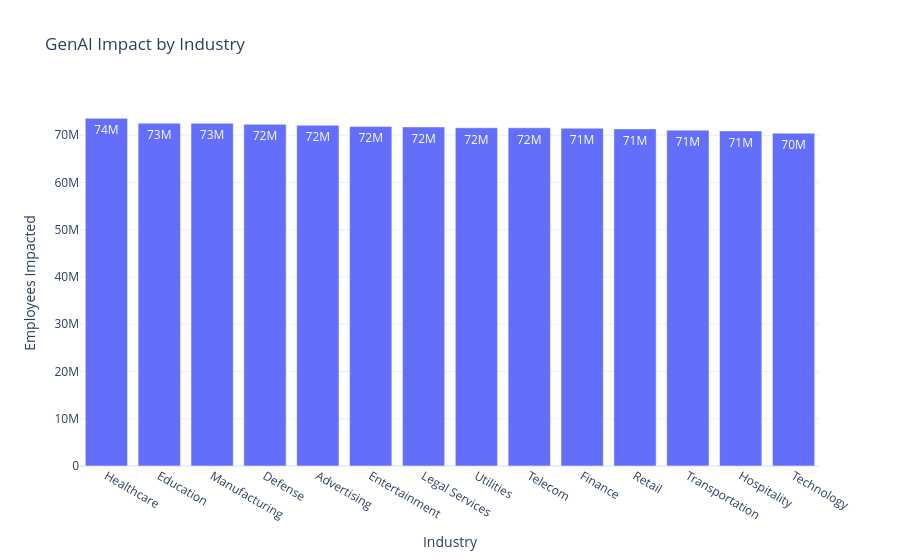

The cell this chart's notebook holds for it:
### Code cell
#GenAI Adoption by Industry

industry_adoption = (
    df.groupby("Industry")["Number of Employees Impacted"]
    .sum()
    .reset_index()
    .sort_values("Number of Employees Impacted", ascending=False)
)

fig1 = px.bar(
    industry_adoption,
    x="Industry",
    y="Number of Employees Impacted",
    title="GenAI Impact by Industry",
    text_auto=".2s"
)

fig1.update_layout(
    xaxis_title="Industry",
    yaxis_title="Employees Impacted",
    template="plotly_white"
)

fig1.show()

### Figure 1 — Plotly figure (JSON) as saved in the notebook; plotly's stock layout.template omitted (floating-point values rounded to 4 significant figures)
{"data": [{"hovertemplate": "Industry=%{x}<br>Number of Employees Impacted=%{y}<extra></extra>", "legendgroup": "", "marker": {"color": "#636efa", "pattern": {"shape": ""}}, "name": "", "orientation": "v", "showlegend": false, "textposition": "auto", "texttemplate": "%{y:.2s}", "type": "bar", "x": ["Healthcare", "Education", "Manufacturing", "Defense", "Advertising", "Entertainment", "Legal Services", "Utilities", "Telecom", "Finance", "Retail", "Transportation", "Hospitality", "Technology"], "xaxis": "x", "y": [73586607, 72557224, 72539630, 72325573, 72121457, 71862728, 71762028, 71584669, 71579810, 71486142, 71347362, 71071258, 70915262, 70440270], "yaxis": "y"}], "layout": {"barmode": "relative", "legend": {"tracegroupgap": 0}, "title": {"text": "GenAI Impact by Industry"}, "xaxis": {"anchor": "y", "domain": [0, 1], "title": {"text": "Industry"}}, "yaxis": {"anchor": "x", "domain": [0, 1], "title": {"text": "Employees Impacted"}}}}
